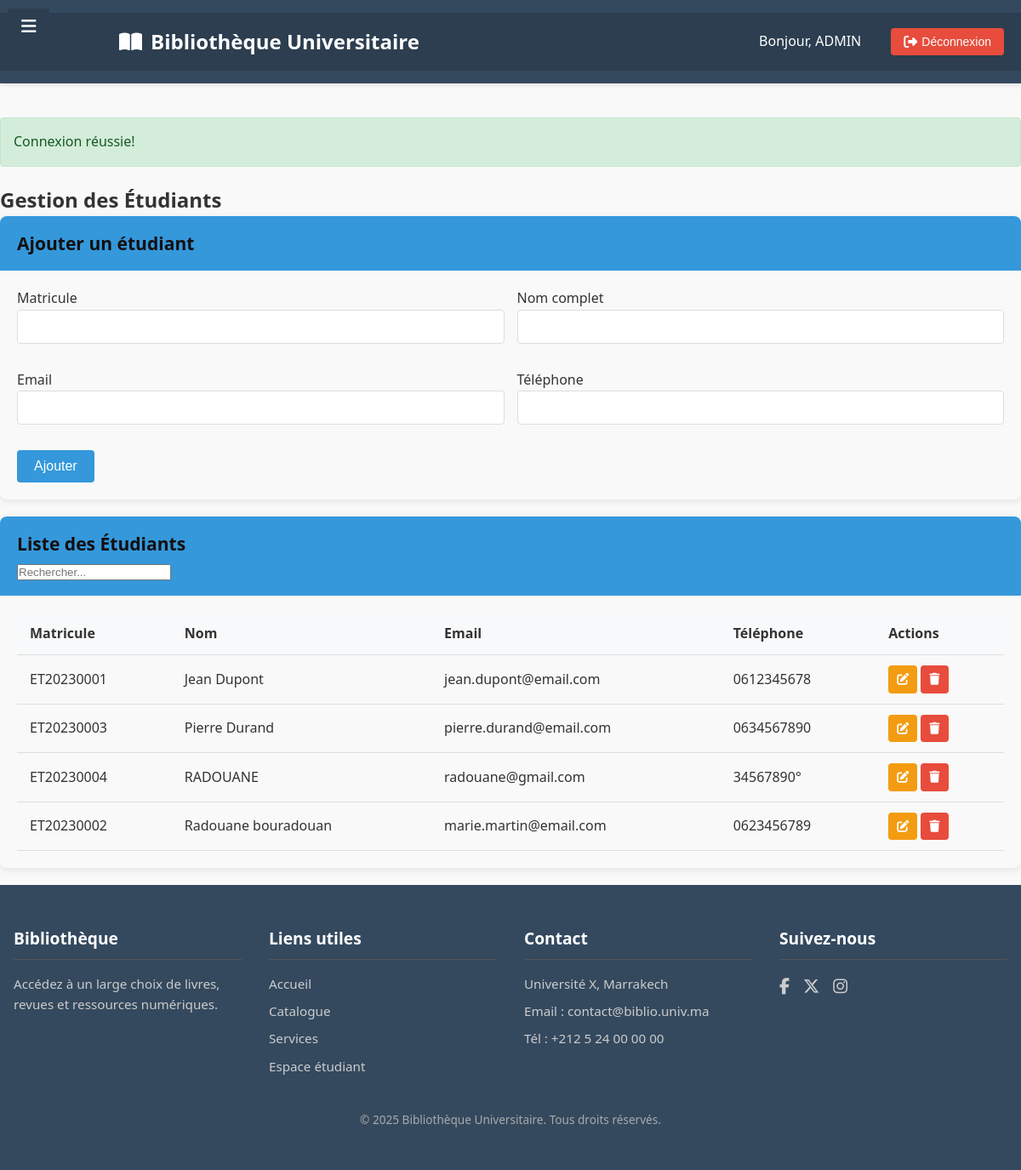
/pages/etudiants.php (signed in), run on the app's committed database.
### tables this page shows
CREATE TABLE `etudiants` (
  `id` int(11) NOT NULL,
  `matricule` varchar(20) NOT NULL,
  `nom` varchar(100) NOT NULL,
  `email` varchar(100) NOT NULL,
  `telephone` varchar(20) DEFAULT NULL,
  `created_at` timestamp NOT NULL DEFAULT current_timestamp(),
  `updated_at` timestamp NOT NULL DEFAULT current_timestamp() ON UPDATE current_timestamp()
);

### pages/etudiants.php (the view, shortened to what this page needs)
<?php
require_once '../includes/auth.php';
$etudiants = $pdo->query("SELECT * FROM etudiants ORDER BY nom")->fetchAll();
$etudiant_to_edit = null;
include '../includes/header.php';
?>
<?php if (isset($_SESSION['message'])): ?>
    <div class="alert alert-success">
        <?= $_SESSION['message'] ?>
    </div>
<?php endif; ?>
<h2>Gestion des Étudiants</h2>
<div class="card mb-4">
    <div class="card-header">
        <h3><?= isset($_GET['edit']) ? 'Modifier' : 'Ajouter' ?> un étudiant</h3>
    </div>
    <div class="card-body">
        <form method="POST">
            <div class="form-row">
                <div class="form-group col-md-6">
                    <label>Matricule</label>
                    <input type="text" name="matricule" class="form-control"
                           value="<?= htmlspecialchars($etudiant_to_edit['matricule'] ?? '') ?>" required>
                </div>
                <div class="form-group col-md-6">
                    <label>Nom complet</label>
                    <input type="text" name="nom" class="form-control"
                           value="<?= htmlspecialchars($etudiant_to_edit['nom'] ?? '') ?>" required>
                </div>
            </div>
            <div class="form-row">
                <div class="form-group col-md-6">
                    <label>Email</label>
                    <input type="email" name="email" class="form-control"
                           value="<?= htmlspecialchars($etudiant_to_edit['email'] ?? '') ?>" required>
                </div>
                <div class="form-group col-md-6">
                    <label>Téléphone</label>
                    <input type="text" name="telephone" class="form-control"
                           value="<?= htmlspecialchars($etudiant_to_edit['telephone'] ?? '') ?>">
                </div>
            </div>
            <button type="submit" name="<?= isset($_GET['edit']) ? 'update_etudiant' : 'add_etudiant' ?>"
                    class="btn btn-primary">
                <?= isset($_GET['edit']) ? 'Mettre à jour' : 'Ajouter' ?>
            </button>
        </form>
    </div>
</div>
<div class="card">
    <div class="card-header">
        <h3>Liste des Étudiants</h3>
        <div class="search-box">
            <input type="text" id="searchInput" placeholder="Rechercher...">
        </div>
    </div>
    <div class="card-body">
        <div class="table-responsive">
            <table class="table table-striped" id="etudiantsTable">
                <thead>
                    <tr>
                        <th>Matricule</th>
                        <th>Nom</th>
                        <th>Email</th>
                        <th>Téléphone</th>
                        <th>Actions</th>
                    </tr>
                </thead>
                <tbody>
                    <?php foreach ($etudiants as $etudiant): ?>
                    <tr>
                        <td><?= htmlspecialchars($etudiant['matricule']) ?></td>
                        <td><?= htmlspecialchars($etudiant['nom']) ?></td>
                        <td><?= htmlspecialchars($etudiant['email']) ?></td>
                        <td><?= htmlspecialchars($etudiant['telephone']) ?></td>
                        <td>
                            <a href="?edit=<?= $etudiant['id'] ?>" class="btn btn-sm btn-warning">
                                <i class="fas fa-edit"></i>
                            </a>
                            <a href="?delete=<?= $etudiant['id'] ?>" class="btn btn-sm btn-danger"
                               onclick="return confirm('Êtes-vous sûr de vouloir supprimer cet étudiant?')">
                                <i class="fas fa-trash"></i>
                            </a>
                        </td>
                    </tr>
                    <?php endforeach; ?>
                </tbody>
            </table>
        </div>
    </div>
</div>
<?php include '../includes/footer.php'; ?>

### css/style.css (style rules this page uses)
:root { --primary-color: #3498db; --secondary-color: #2ecc71; --danger-color: #e74c3c; --warning-color: #f39c12; --info-color: #1abc9c; --dark-color: #34495e; --light-color: #ecf0f1; }
* { box-sizing: border-box; margin: 0; padding: 0; }
body { font-family: 'Segoe UI', Tahoma, Geneva, Verdana, sans-serif; line-height: 1.6; color: #333; background-color: #f5f5f5; }
.card { border-radius: 8px; box-shadow: 0 2px 10px rgba(0,0,0,0.1); margin-bottom: 20px; overflow: hidden; }
.card-header { background-color: var(--primary-color); color: rgb(20, 15, 15); padding: 15px 20px; font-size: 18px; }
.card-body { padding: 20px; }
.form-group { margin-bottom: 15px; }
.form-control { width: 100%; padding: 10px; border: 1px solid #ddd; border-radius: 4px; font-size: 16px; }
.form-row { display: flex; gap: 15px; margin-bottom: 15px; }
.form-row .form-group { flex: 1; }
.btn { display: inline-block; padding: 10px 20px; border: none; border-radius: 4px; cursor: pointer; font-size: 16px; transition: background-color 0.3s; }
.btn-primary { background-color: var(--primary-color); color: white; }
.btn-danger { background-color: var(--danger-color); color: white; }
.btn-warning { background-color: var(--warning-color); color: white; }
.btn-sm { padding: 5px 10px; font-size: 14px; }
.table { width: 100%; border-collapse: collapse; }
.table th, .table td { padding: 12px 15px; text-align: left; border-bottom: 1px solid #ddd; }
.table th { background-color: #f8f9fa; font-weight: 600; }
.alert { padding: 15px; margin-bottom: 20px; border-radius: 4px; }
.alert-success { background-color: #d4edda; color: #155724; border: 1px solid #c3e6cb; }
@media (min-width: 769px) { .col-md-3, .col-md-6 { flex: 1; } }
@media (min-width: 769px) { .col-md-6 { flex: 0 0 calc(50% - 20px); } }

### includes/footer.php (style rules this page uses)
body { margin: 0; font-family: 'Segoe UI', Tahoma, Geneva, Verdana, sans-serif; display: flex; flex-direction: column; min-height: 100vh; background-color: #f9f9f9; }

### data on the page
etudiants: matricule "ET20230001", nom "Jean Dupont", email "jean.dupont@email.com", telephone "0612345678"
etudiants: matricule "ET20230003", nom "Pierre Durand", email "pierre.durand@email.com", telephone "0634567890"
etudiants: matricule "ET20230004", nom "RADOUANE", email "radouane@gmail.com", telephone "34567890°"
etudiants: matricule "ET20230002", nom "Radouane bouradouan", email "marie.martin@email.com", telephone "0623456789"

### other printed values
$_SESSION['user']['nom'] "ADMIN"
$_SESSION['message'] "Connexion réussie!"
